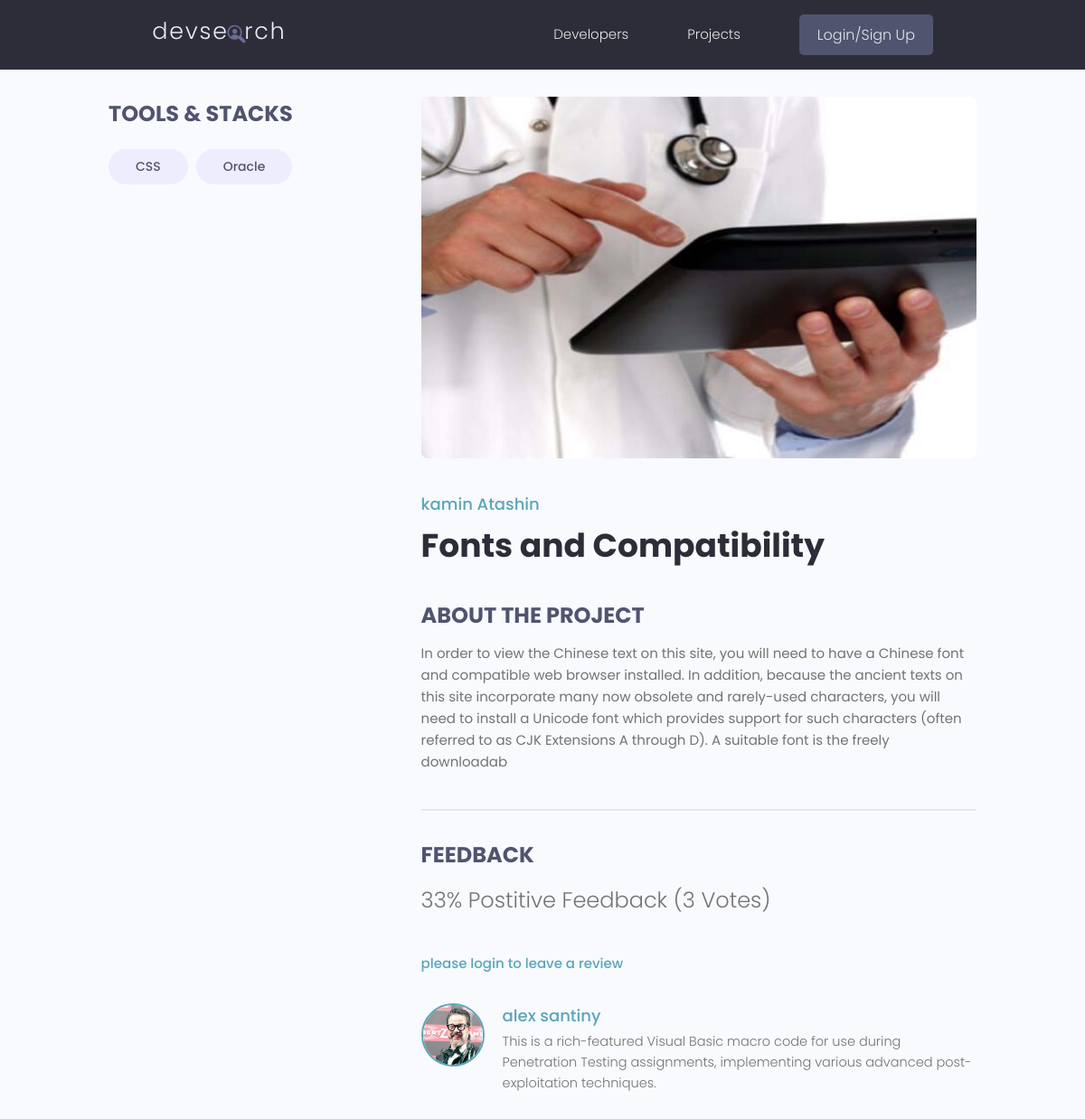
The page /project/project/e5c25890-2c38-4785-a5b4-2c754a4c0230/ on the database its author committed.
### project/models.py (models this page shows, shortened)
class Tag(models.Model):
    name=models.CharField(max_length=200)
    created=models.DateTimeField(auto_now_add=True)
    id=models.UUIDField(default=uuid.uuid4,unique=True,
                        primary_key=True,editable=False)
    def __str__(self):
        return self.name

class Project(models.Model):
    owner= models.ForeignKey(Profiles,null=True,blank=True,on_delete=models.CASCADE)
    title=models.CharField(max_length=200)
    description=models.TextField(null=True , blank=True)
    featured_image= models.ImageField(null=True,blank=True,default='default.jpg')
    demo_link=models.TextField(max_length=2000,null=True,
                                 blank=True)
    source_link=models.CharField(max_length=2000,null=True,
                                blank=True)
    tags=models.ManyToManyField('Tag',blank=True)
    vote_total=models.IntegerField(default=0,null=True,blank=True)
    vote_ratio=models.IntegerField(default=0,null=True,blank=True)
    created= models.DateTimeField(auto_now_add=True)
    id=models.UUIDField(default=uuid.uuid4,unique=True,
                        primary_key=True,editable=False)
    class Meta:
        ordering=['-vote_ratio','-vote_total','title']
    @property
    def imageURL(self) :
     try:
        url=self.featured_image.url
     except:
        url=''
     return url
    @property
    def reviewers(self) :
        queryset=self.review_set.all().values_list('owner__id',flat=True)
        return queryset

class Review(models.Model):
    VOTE_TYPE = (
        ('up','Up Vote'),
        ('down','Down Vote')
    )
    owner=models.ForeignKey(Profiles,on_delete=models.CASCADE,null=True)
    project=models.ForeignKey(Project,on_delete=models.CASCADE)
    body=models.TextField(null=True,blank=True)
    value=models.CharField(max_length=200,choices=VOTE_TYPE)
    created=models.DateTimeField(auto_now_add=True)
    id=models.UUIDField( default=uuid.uuid4,unique=True,
                        primary_key=True,editable=False)
    class Meta:
        unique_together=[['owner','project']]

### users/models.py (models this page shows, shortened)
class Profiles(models.Model):
    user=models.OneToOneField(User,on_delete=models.CASCADE,null=True,blank=True)
    name=models.CharField(max_length=200,blank=True,null=True)
    email=models.EmailField(max_length=500,blank=True,null=True)
    username=models.CharField(max_length=200,blank=True,null=True)
    short_intro=models.CharField(max_length=200,blank=True,null=True)
    username=models.CharField(max_length=40)
    location=models.TextField(null=True,blank=True)
    bio=models.TextField(null=True,blank=True)
    profile_image=models.ImageField(blank=True,null=True,upload_to='profiles/', default='profiles/user-default.png')
    social_github=models.CharField(max_length=2000,null=True,blank=True)
    social_twitter=models.CharField(max_length=2000,null=True,blank=True)
    socail_linkedin=models.CharField(max_length=2000,null=True,blank=True)
    social_youtube=models.CharField(max_length=2000,null=True,blank=True)
    social_website=models.CharField(max_length=2000,null=True,blank=True)
    created=models.DateTimeField(auto_now_add=True,editable=False)
    id=models.UUIDField(default= uuid.uuid4,unique=True,primary_key=True,editable=False)
    class Meta:
       ordering=['created']

### project/views.py (the view, shortened to what this page needs)
# urls.py: path('project/',include('project.urls')),
def project(request,pk):
    projectObj=Project.objects.get(id=pk)
    form=ReviewForm()
    tags=projectObj.tags.all()
    return render(request,'projects/single-project.html',{'projectObj':projectObj,
                    'tags':tags,'form':form}
                )

### project/templates/projects/single-project.html (shortened to what this page needs)
{% extends 'main.html'%}
{% block content%}
  <main class="singleProject my-md">
    <div class="container">
      <div class="layout">
        <div class="column column--1of3">
          <h3 class="singleProject__subtitle">Tools & Stacks</h3>
          <div class="singleProject__toolStack">
            {% for tag in tags %}
            <span class="tag tag--pill tag--sub tag--lg">
              <small>{{tag}}</small>
            </span>
            {% endfor %}
          </div>
        </div>
        <div class="column column--2of3">
          <img class="singleProject__preview" src="{{ projectObj.imageURL }}" alt="portfolio thumbnail" />
          <a href="{% url 'user-profile' projectObj.owner.id  %}" class="singleProject__developer">{{projectObj.owner.name}}</a>
          <h2 class="singleProject__title">{{projectObj.title}}</h2>
          <h3 class="singleProject__subtitle">About the Project</h3>
          <div class="singleProject__info">
            {{projectObj.description}}
          </div>
          <div class="comments">
            <h3 class="singleProject__subtitle">Feedback</h3>
            <h5 class="project--rating">
              {{projectObj.vote_ratio}}% Postitive Feedback ({{projectObj.vote_total}} Votes)
            </h5>
               {% if request.user.profiles.id in projectObj.reviewers %}
               <p> you have already submitted your review for this project</p>
               {% elif request.user.profiles == projectObj.owner %}
               <p>you cannot review your own work</p>
               {%else%}
                <a href="{% url 'login'%}?next={{request.path}}">please login to leave a review</a>
               {%endif%}
            <div class="commentList">
            {%for review in projectObj.review_set.all %}
              {%if review.body %}
              <div class="comment">
                {%if review.owner %}
                <a href="{% url 'user-profile' review.owner.id %}">
                {%endif%}
                  <img class="avatar avatar--md" src="{{ review.owner.profile_image.url }}" alt="user" />
                </a>
                <div class="comment__details">
                   <a href="{% url 'user-profile'  review.owner.id  %}" class="comment__author">{{review.owner.name}}</a>
                  <p class="comment__info">{{review.body|linebreaksbr}}</p>
                </div>
              </div>
              {%endif%}
            {%endfor %}
            </div>
          </div>
        </div>
      </div>
    </div>
  </main>
{% endblock content%}

### static/styles/app.css (style rules this page uses)
:root { --color-sub: #2d2d39; }
img { width: 100%; }
.singleProject .column--1of3 { order: 2; }
@media screen and (min-width: 1081px) { .singleProject .column--1of3 { order: 1; } }
@media screen and (min-width: 1081px) { .singleProject .column--2of3 { order: 2; } }
.singleProject__toolStack { margin-top: 2rem; margin-bottom: 4rem; }
.singleProject__preview { height: 50vh; object-fit: cover; object-position: top center; margin-bottom: 3rem; border-radius: 0.7rem; }
.singleProject__developer { font-size: 1.8rem; font-weight: 500; }
.singleProject__title { font-size: 3.6rem; font-weight: 700; color: var(--color-sub); margin-bottom: 3rem; }
.project--rating { margin-bottom: 1.6em; margin-top: .5em; }
.singleProject__subtitle { text-transform: uppercase; font-size: 2.4rem; font-weight: 700; color: var(--color-sub-light); margin-bottom: 1rem; }
.comments { margin-top: 4rem; padding-top: 3rem; border-top: 2px solid var(--color-light); }
.commentList { margin: 3rem 0; }
.comment { display: flex; gap: 2rem; }
.comment__author { font-size: 1.8rem; }
.comment__info { font-size: 1.45rem; }

### static/uikit/styles/modules/_variables.css (style rules this page uses)
:root { --color-main: #5aa5b9; --color-main-light: #e6faff; --color-sub: #3f4156; --color-sub-light: #51546e; --color-sub-lighter: #ededfd; --color-text: #737373; --color-gray: #8b8b8b; --color-light: #e5e7eb; --color-light-gray: #767676; --color-bg: #f8fafd; --color-white: #fffefd; --color-white-light: #f3f3f3; --color-success: #359e64; --color-success-bg: #def8e8; --color-error: #fc4b0b; --color-error-bg: #fff2ee; --font-base: 'Poppins', arial, helvetica, 'Segoe UI', roboto, ubuntu, sans-serif; --font-monospace: 'Fira Code', 'Courier New', courier, monospace; --font-regular: 300; --font-medium: 500; --font-bold: 700; --generic-shadow: 1px 1px 5px #00000010; --generic-transition: all 0.3s ease-in-out; }

### static/uikit/styles/modules/_base.css (style rules this page uses)
* { margin: 0; padding: 0; box-sizing: border-box; text-rendering: optimizeLegibility; color: inherit; font-size: inherit; }
html { font-size: 50%; }
@media only screen and (min-width: 480px) { html { font-size: 56.25%; } }
@media only screen and (min-width: 1200px) { html { font-size: 62.5%; } }
body { line-height: 1.6; font-weight: 400; font-size: 1.5rem; color: var(--color-text); background-color: var(--color-bg); min-height: 100vh; }

### static/uikit/styles/modules/_typography.css (style rules this page uses)
* { font-family: var(--font-base); }
h2 { font-size: 3.6rem; font-weight: var(--font-bold); }
h3 { font-size: 3.2rem; font-weight: var(--font-medium); }
h5 { font-size: 2.4rem; font-weight: var(--font-medium); }
h5, h6 { font-weight: var(--font-regular); }
p, span, strong { font-size: 1.6rem; color: var(--color-text); font-weight: var(--font-regular); }
a { padding-bottom: 2px; text-decoration: none; display: inline-block; color: var(--color-main); font-weight: var(--font-medium); }

### static/uikit/styles/modules/_utilities.css (style rules this page uses)
.container { width: 92%; max-width: 165rem; margin: 0 auto; box-sizing: border-box; }
@media screen and (min-width: 1000px) { .container { width: 90%; } }
@media screen and (min-width: 1200px) { .container { width: 80%; } }
.my-md { margin: 3rem auto; }

### static/uikit/styles/modules/_avatar.css (style rules this page uses)
.avatar { border-radius: 50%; border: 2px solid var(--color-main); object-fit: cover; }
.avatar--md { height: 7rem; width: 7rem; }

### static/uikit/styles/modules/_tag.css (style rules this page uses)
.tag { display: inline-flex; align-items: center; background-color: var(--color-sub); height: -webkit-fit-content; height: -moz-fit-content; height: fit-content; width: -webkit-fit-content; width: -moz-fit-content; width: fit-content; border-radius: 0.5rem; padding: 0.5rem 1.5rem; font-size: 1.2rem; cursor: pointer; }
.tag:not(:last-child) { margin-right: 0.25rem; margin-bottom: 0.75rem; }
.tag > small { color: var(--color-white); }
.tag--pill { border-radius: 5rem; }
.tag--sub, .tag--sub > small { background: var(--color-sub-lighter); color: var(--color-sub-light); font-weight: 500; }
.tag--lg { padding: 0.8rem 3rem; font-size: 1.4rem; }
.tag--lg:not(:last-child) { margin-right: 0.5rem; margin-bottom: 1rem; }

### static/uikit/styles/modules/_layout.css (style rules this page uses)
.layout { display: flex; flex-flow: row wrap; justify-content: space-between; }
.layout > .column { margin-bottom: 3rem; }
.layout > .column.column--1of3 { flex-basis: 30%; }
.layout > .column.column--2of3 { flex-basis: 64%; }

### rows shown on the page
Tag: name "CSS"
Tag: name "Oracle"
Project: imageURL (picture), owner.name "kamin Atashin", title "Fonts and Compatibility", description "In order to view the Chinese text on this site, you will need to have a Chinese font and compatible web browser installed. In addition, because the ancient texts on this site incorporate many now obsolete and rarely-used characters, you will need to install a Unicode font which provides support for such characters (often referred to as CJK Extensions A through D). A suitable font is the freely downloadab", vote_ratio "33", vote_total "3"
Review: owner.profile_image (picture), owner.name "alex santiny", body "This is a rich-featured Visual Basic macro code for use during Penetration Testing assignments, implementing various advanced post-exploitation techniques."
